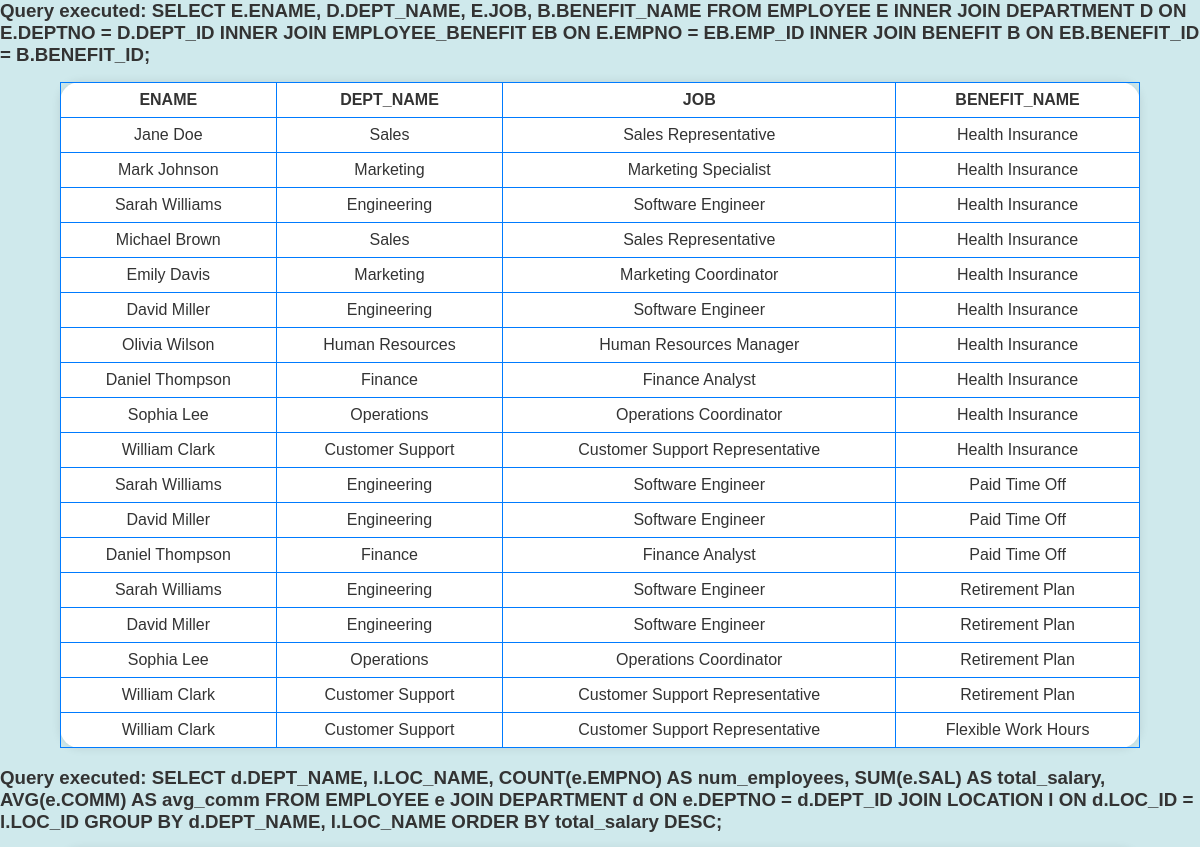
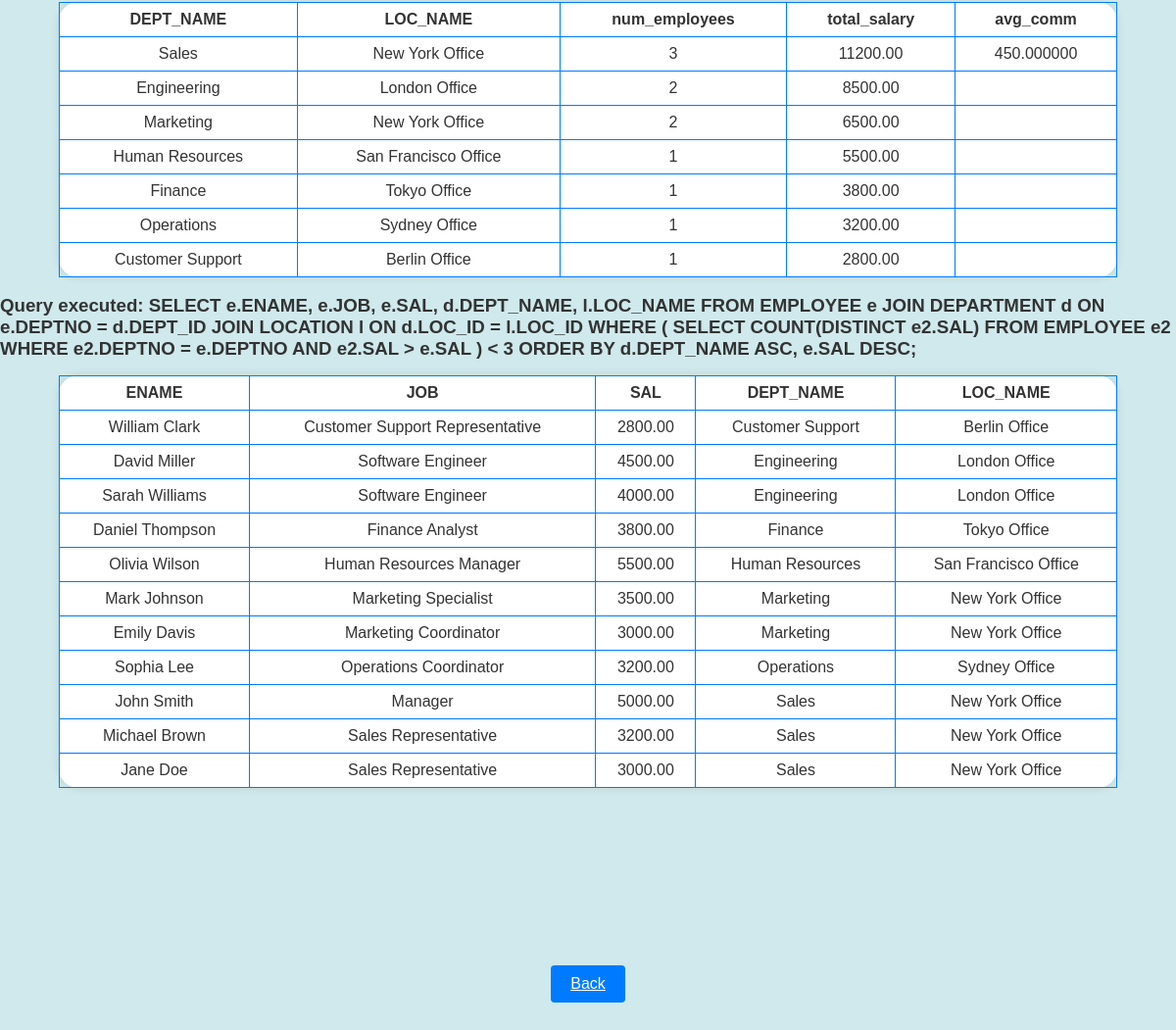
Page /php/displayQueries.php on the committed database (2 pictures, top to bottom).
### tables this page shows
CREATE TABLE EMPLOYEE (
  EMPNO INT AUTO_INCREMENT PRIMARY KEY,
  ENAME VARCHAR(50),
  JOB VARCHAR(50),
  MGR INT,
  HIREDATE DATETIME,
  SAL DECIMAL(7, 2),
  COMM DECIMAL(7, 2),
  DEPTNO INT,
  FOREIGN KEY (DEPTNO) REFERENCES DEPARTMENT(DEPT_ID)
);

CREATE TABLE DEPARTMENT (
  DEPT_ID INT AUTO_INCREMENT PRIMARY KEY,
  DEPT_NAME VARCHAR(50),
  LOC_ID INT,
  FOREIGN KEY (LOC_ID) REFERENCES LOCATION(LOC_ID)
);

CREATE TABLE BENEFIT (
  BENEFIT_ID INT AUTO_INCREMENT PRIMARY KEY,
  BENEFIT_NAME VARCHAR(50),
  DESCRIPTION VARCHAR(255)

);

### src/php/displayQueries.php (the view, shortened to what this page needs)
<head>
  <link rel="stylesheet" href="../css/style.css">
</head>
<?php
  function executeMySQLQueries($queries) {
      $conn = connectDatabase();
      foreach ($queries as $query) {
          $result = $conn->query($query);
          if ($result) {
              echo "<h3>Query executed: $query</h3>\n";
              if ($result->num_rows > 0) {
                  echo "<table>\n";
                  $headerPrinted = false;
                  while($row = $result->fetch_assoc()) {
                      if (!$headerPrinted) {
                          echo "<tr>";
                          foreach ($row as $key => $value) {
                              echo "<th>" . htmlspecialchars($key) . "</th>";
                          }
                          echo "</tr>\n";
                          $headerPrinted = true;
                      }
                      echo "<tr>";
                      foreach ($row as $value) {
                          echo "<td>" . htmlspecialchars($value) . "</td>";
                      }
                      echo "</tr>\n";
                  }
                  echo "</table>\n";
              } else {
                  echo "0 results.<br>\n";
              }
          } else {
              echo "Error executing query: " . $conn->error . "<br>\n";
          }
      }
      echo '<div class="container">
      <a href="../index.php" class="back-button">Back</a>
     </div>';
  }
  $queries = [
    "SELECT E.ENAME, D.DEPT_NAME, E.JOB, B.BENEFIT_NAME
    FROM EMPLOYEE E
    INNER JOIN DEPARTMENT D ON E.DEPTNO = D.DEPT_ID
    INNER JOIN EMPLOYEE_BENEFIT EB ON E.EMPNO = EB.EMP_ID
    INNER JOIN BENEFIT B ON EB.BENEFIT_ID = B.BENEFIT_ID;
    ",
    "SELECT
    d.DEPT_NAME,
    l.LOC_NAME,
    COUNT(e.EMPNO) AS num_employees,
    SUM(e.SAL) AS total_salary,
    AVG(e.COMM) AS avg_comm
  FROM
    EMPLOYEE e
    JOIN DEPARTMENT d ON e.DEPTNO = d.DEPT_ID
    JOIN LOCATION l ON d.LOC_ID = l.LOC_ID
  GROUP BY
    d.DEPT_NAME,
    l.LOC_NAME
  ORDER BY
    total_salary DESC;",
    "SELECT
    e.ENAME,
    e.JOB,
    e.SAL,
    d.DEPT_NAME,
    l.LOC_NAME
  FROM
    EMPLOYEE e
    JOIN DEPARTMENT d ON e.DEPTNO = d.DEPT_ID
    JOIN LOCATION l ON d.LOC_ID = l.LOC_ID
  WHERE
    (
      SELECT
        COUNT(DISTINCT e2.SAL)
      FROM
        EMPLOYEE e2
      WHERE
        e2.DEPTNO = e.DEPTNO AND e2.SAL > e.SAL
    ) < 3
  ORDER BY
    d.DEPT_NAME ASC,
    e.SAL DESC;
  "];
  executeMySQLQueries($queries);
?>

### src/css/style.css (style rules this page uses)
h3 { margin-bottom: 1rem; }
.container { display: flex; justify-content: center; align-items: center; height: 50vh; }
.back-button { width: auto; background-color: #007bff; color: #fff; border: none; border-radius: 4px; cursor: pointer; padding: 10px 20px; font-size: 1rem; transition: 0.3s; }
table { border-collapse: collapse; width: 90%; margin: 0 auto; background-color: #fff; border-radius: 20px; box-shadow: 0 0 10px rgba(0, 0, 0, 0.1); }
th, td { border: 1px solid #007bff; padding: 8px; text-align: center; }

### rows in the picture
employee: key "ENAME", key "DEPT_NAME", key "JOB", key "BENEFIT_NAME", ENAME "Jane Doe", DEPTNO.DEPT_NAME "Sales", JOB "Sales Representative", benefit.BENEFIT_NAME "Health Insurance"
employee: ENAME "Mark Johnson", DEPTNO.DEPT_NAME "Marketing", JOB "Marketing Specialist", benefit.BENEFIT_NAME "Health Insurance"
employee: ENAME "Sarah Williams", DEPTNO.DEPT_NAME "Engineering", JOB "Software Engineer", benefit.BENEFIT_NAME "Health Insurance", benefit.BENEFIT_NAME "Paid Time Off", benefit.BENEFIT_NAME "Retirement Plan"
employee: ENAME "Michael Brown", DEPTNO.DEPT_NAME "Sales", JOB "Sales Representative", benefit.BENEFIT_NAME "Health Insurance"
employee: ENAME "Emily Davis", DEPTNO.DEPT_NAME "Marketing", JOB "Marketing Coordinator", benefit.BENEFIT_NAME "Health Insurance"
employee: ENAME "David Miller", DEPTNO.DEPT_NAME "Engineering", JOB "Software Engineer", benefit.BENEFIT_NAME "Health Insurance", benefit.BENEFIT_NAME "Paid Time Off", benefit.BENEFIT_NAME "Retirement Plan"
employee: ENAME "Olivia Wilson", DEPTNO.DEPT_NAME "Human Resources", JOB "Human Resources Manager", benefit.BENEFIT_NAME "Health Insurance"
employee: ENAME "Daniel Thompson", DEPTNO.DEPT_NAME "Finance", JOB "Finance Analyst", benefit.BENEFIT_NAME "Health Insurance", benefit.BENEFIT_NAME "Paid Time Off"
employee: ENAME "Sophia Lee", DEPTNO.DEPT_NAME "Operations", JOB "Operations Coordinator", benefit.BENEFIT_NAME "Health Insurance", benefit.BENEFIT_NAME "Retirement Plan"
employee: ENAME "William Clark", DEPTNO.DEPT_NAME "Customer Support", JOB "Customer Support Representative", benefit.BENEFIT_NAME "Health Insurance", benefit.BENEFIT_NAME "Retirement Plan", benefit.BENEFIT_NAME "Flexible Work Hours"

### other values in the picture
$key "DEPT_NAME"
$key "LOC_NAME"
$key "num_employees"
$key "total_salary"
$key "avg_comm"
$value "Sales"
$value "New York Office"
$value "3"
$value "11200.00"
$value "450.000000"
$value "Engineering"
$value "London Office"
$value "2"
$value "8500.00"
$value "Marketing"
